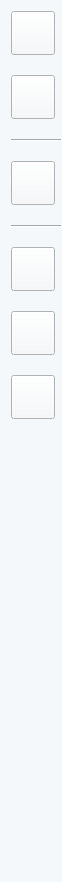
         <widget class="QWidget" name="widget_82" native="true">
          <property name="sizePolicy">
           <sizepolicy hsizetype="Fixed" vsizetype="Preferred">
            <horstretch>0</horstretch>
            <verstretch>0</verstretch>
           </sizepolicy>
          </property>
          <property name="minimumSize">
           <size>
            <width>62</width>
            <height>882</height>
           </size>
          </property>
          <property name="maximumSize">
           <size>
            <width>62</width>
            <height>16777215</height>
           </size>
          </property>
          <property name="baseSize">
           <size>
            <width>0</width>
            <height>881</height>
           </size>
          </property>
          <property name="styleSheet">
           <string notr="true">background-color: rgb(245, 248, 250);</string>
          </property>
          <layout class="QFormLayout" name="formLayout_2">
           <property name="rightMargin">
            <number>0</number>
           </property>
           <item row="0" column="0">
            <layout class="QGridLayout" name="gridLayout_3">
             <property name="verticalSpacing">
              <number>20</number>
             </property>
             <item row="0" column="0">
              <widget class="QPushButton" name="OnBehCamPanelButton">
               <property name="sizePolicy">
                <sizepolicy hsizetype="Fixed" vsizetype="Fixed">
                 <horstretch>0</horstretch>
                 <verstretch>0</verstretch>
                </sizepolicy>
               </property>
               <property name="minimumSize">
                <size>
                 <width>44</width>
                 <height>44</height>
                </size>
               </property>
               <property name="maximumSize">
                <size>
                 <width>44</width>
                 <height>44</height>
                </size>
               </property>
               <property name="styleSheet">
                <string notr="true">border-image: url(:/sidebar/Asset 6.png);</string>
               </property>
               <property name="text">
                <string/>
               </property>
              </widget>
             </item>
             <item row="1" column="0">
              <widget class="QPushButton" name="OnScopeCamPanelButton">
               <property name="sizePolicy">
                <sizepolicy hsizetype="Fixed" vsizetype="Fixed">
                 <horstretch>0</horstretch>
                 <verstretch>0</verstretch>
                </sizepolicy>
               </property>
               <property name="minimumSize">
                <size>
                 <width>44</width>
                 <height>44</height>
                </size>
               </property>
               <property name="maximumSize">
                <size>
                 <width>44</width>
                 <height>44</height>
                </size>
               </property>
               <property name="styleSheet">
                <string notr="true">border-image: url(:/sidebar/Asset 8.png);</string>
               </property>
               <property name="text">
                <string/>
               </property>
              </widget>
             </item>
             <item row="2" column="0">
              <widget class="Line" name="line_4">
               <property name="sizePolicy">
                <sizepolicy hsizetype="Fixed" vsizetype="Fixed">
                 <horstretch>0</horstretch>
                 <verstretch>0</verstretch>
                </sizepolicy>
               </property>
               <property name="minimumSize">
                <size>
                 <width>50</width>
                 <height>2</height>
                </size>
               </property>
               <property name="maximumSize">
                <size>
                 <width>50</width>
                 <height>2</height>
                </size>
               </property>
               <property name="orientation">
                <enum>Qt::Horizontal</enum>
               </property>
              </widget>
             </item>
             <item row="3" column="0">
              <widget class="QPushButton" name="OnLeverPanelButton">
               <property name="sizePolicy">
                <sizepolicy hsizetype="Fixed" vsizetype="Fixed">
                 <horstretch>0</horstretch>
                 <verstretch>0</verstretch>
                </sizepolicy>
               </property>
               <property name="minimumSize">
                <size>
                 <width>44</width>
                 <height>44</height>
                </size>
               </property>
               <property name="maximumSize">
                <size>
                 <width>44</width>
                 <height>44</height>
                </size>
               </property>
               <property name="styleSheet">
                <string notr="true">border-image: url(:/sidebar/Asset 9.png);</string>
               </property>
               <property name="text">
                <string/>
               </property>
              </widget>
             </item>
             <item row="4" column="0">
              <widget class="Line" name="line_5">
               <property name="sizePolicy">
                <sizepolicy hsizetype="Fixed" vsizetype="Fixed">
                 <horstretch>0</horstretch>
                 <verstretch>0</verstretch>
                </sizepolicy>
               </property>
               <property name="minimumSize">
                <size>
                 <width>50</width>
                 <height>2</height>
                </size>
               </property>
               <property name="maximumSize">
                <size>
                 <width>50</width>
                 <height>2</height>
                </size>
               </property>
               <property name="orientation">
                <enum>Qt::Horizontal</enum>
               </property>
              </widget>
             </item>
             <item row="5" column="0">
              <widget class="QPushButton" name="OnLayoutOneButton">
               <property name="sizePolicy">
                <sizepolicy hsizetype="Fixed" vsizetype="Fixed">
                 <horstretch>0</horstretch>
                 <verstretch>0</verstretch>
                </sizepolicy>
               </property>
               <property name="minimumSize">
                <size>
                 <width>44</width>
                 <height>44</height>
                </size>
               </property>
               <property name="maximumSize">
                <size>
                 <width>44</width>
                 <height>44</height>
                </size>
               </property>
               <property name="styleSheet">
                <string notr="true">border-image: url(:/sidebar/Asset 10.png);</string>
               </property>
               <property name="text">
                <string/>
               </property>
              </widget>
             </item>
             <item row="6" column="0">
              <widget class="QPushButton" name="OnLayoutTwoButton">
               <property name="sizePolicy">
                <sizepolicy hsizetype="Fixed" vsizetype="Fixed">
                 <horstretch>0</horstretch>
                 <verstretch>0</verstretch>
                </sizepolicy>
               </property>
               <property name="minimumSize">
                <size>
                 <width>44</width>
                 <height>44</height>
                </size>
               </property>
               <property name="maximumSize">
                <size>
                 <width>44</width>
                 <height>44</height>
                </size>
               </property>
               <property name="styleSheet">
                <string notr="true">border-image: url(:/sidebar/Asset 11.png);</string>
               </property>
               <property name="text">
                <string/>
               </property>
              </widget>
             </item>
             <item row="7" column="0">
              <widget class="QPushButton" name="OnLayoutThreeButton">
               <property name="sizePolicy">
                <sizepolicy hsizetype="Fixed" vsizetype="Fixed">
                 <horstretch>0</horstretch>
                 <verstretch>0</verstretch>
                </sizepolicy>
               </property>
               <property name="minimumSize">
                <size>
                 <width>44</width>
                 <height>44</height>
                </size>
               </property>
               <property name="maximumSize">
                <size>
                 <width>44</width>
                 <height>44</height>
                </size>
               </property>
               <property name="styleSheet">
                <string notr="true">border-image: url(:/sidebar/Asset 12.png);</string>
               </property>
               <property name="text">
                <string/>
               </property>
              </widget>
             </item>
            </layout>
           </item>
          </layout>
         </widget>
